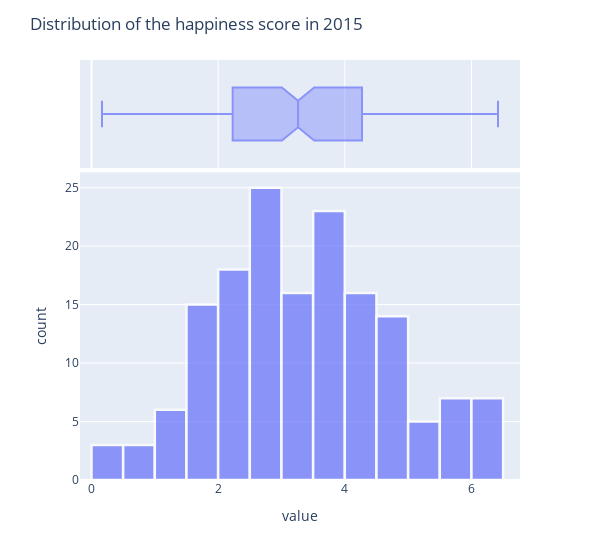

Notebook code for this chart:
### Markdown cell above
#### Observations:

### Code cell
#Plotting the distribution of the happiness score of each year. 
distribution_show(df=complete_data_2015, year=2015)
distribution_show(df=complete_data_2015, year=2016)
distribution_show(df=complete_data_2015, year=2017)
distribution_show(df=complete_data_2015, year=2018)
distribution_show(df=complete_data_2015, year=2019)

### Figure 1 — Plotly figure (JSON) as saved in the notebook; plotly's stock layout.template omitted (floating-point values rounded to 4 significant figures; data arrays with more than 128 entries replaced by an {"elided": "..."} marker saying what was removed)
{"data": [{"alignmentgroup": "True", "bingroup": "x", "hovertemplate": "variable=Score<br>value=%{x}<br>count=%{y}<extra></extra>", "legendgroup": "Score", "marker": {"color": "#636efa", "line": {"color": "rgb(255,255,255)", "width": 2.5}}, "name": "Score", "offsetgroup": "Score", "opacity": 0.7, "orientation": "v", "showlegend": true, "type": "histogram", "x": {"elided": "158 float values"}, "xaxis": "x", "yaxis": "y"}, {"alignmentgroup": "True", "hovertemplate": "variable=Score<br>value=%{x}<extra></extra>", "legendgroup": "Score", "marker": {"color": "#636efa", "line": {"color": "rgb(255,255,255)", "width": 2.5}}, "name": "Score", "notched": true, "offsetgroup": "Score", "opacity": 0.7, "showlegend": false, "type": "box", "x": {"elided": "158 float values"}, "xaxis": "x2", "yaxis": "y2"}], "layout": {"barmode": "relative", "legend": {"title": {"text": "variable"}, "tracegroupgap": 0}, "margin": {"t": 60}, "showlegend": false, "title": {"text": "Distribution of the happiness score in 2015"}, "width": 600, "xaxis": {"anchor": "y", "domain": [0, 1], "title": {"text": "value"}}, "xaxis2": {"anchor": "y2", "domain": [0, 1], "matches": "x", "showgrid": true, "showticklabels": false}, "yaxis": {"anchor": "x", "domain": [0, 0.7326], "title": {"text": "count"}}, "yaxis2": {"anchor": "x2", "domain": [0.7426, 1], "matches": "y2", "showgrid": false, "showline": false, "showticklabels": false, "ticks": ""}}}
